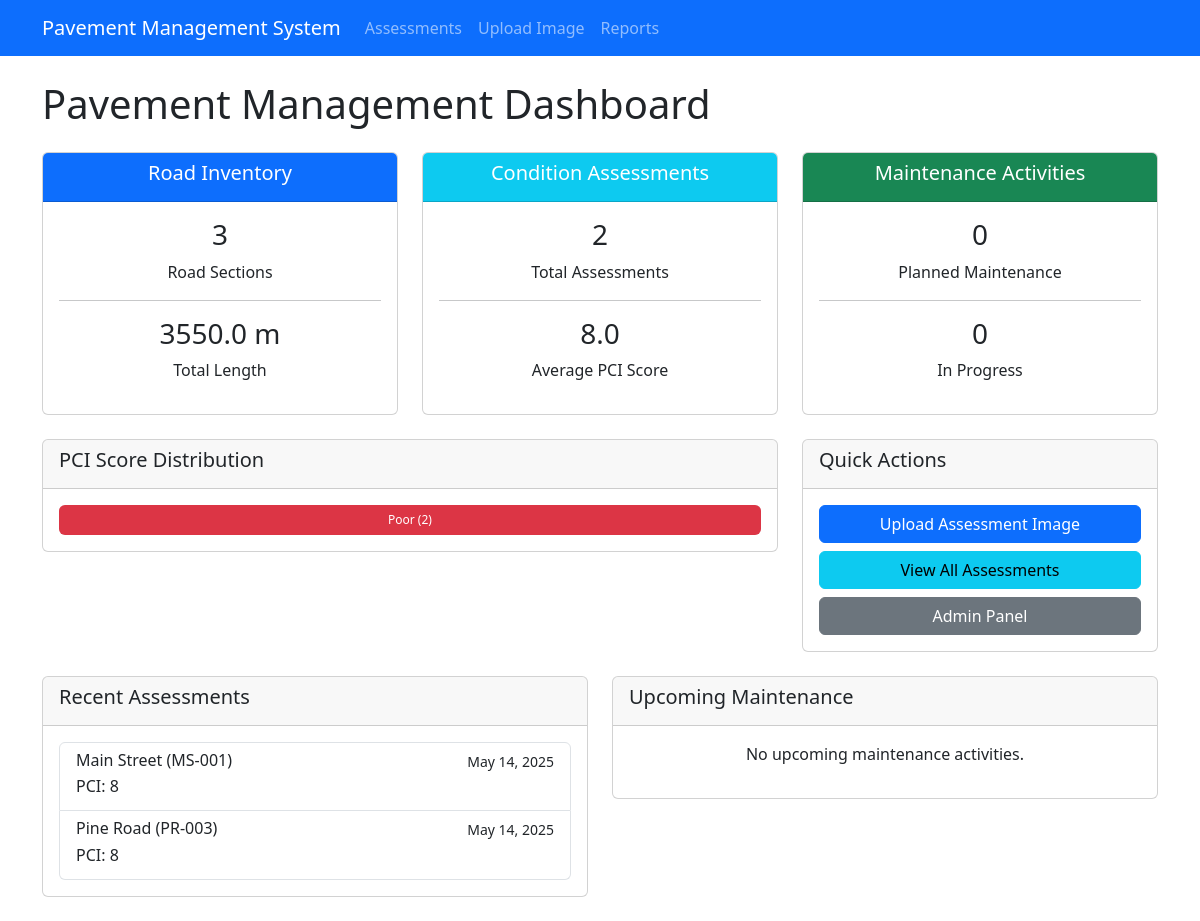
The page / on the database its author committed.
### assessments/models.py (models this page shows, shortened)
class ConditionAssessment(models.Model):
    road_section = models.ForeignKey(RoadSection, on_delete=models.CASCADE)
    assessment_date = models.DateField()
    assessment_method = models.ForeignKey(AssessmentMethod, on_delete=models.PROTECT)
    inspector = models.CharField(max_length=100, blank=True, null=True)
    pci = models.IntegerField(
        "Pavement Condition Index",
        validators=[MinValueValidator(0), MaxValueValidator(100)],
        help_text="0-100 scale where 100 is perfect condition"
    )
    rutting = models.FloatField(null=True, blank=True, help_text="Average rutting depth in mm")
    cracking_percentage = models.FloatField(
        null=True, blank=True,
        validators=[MinValueValidator(0), MaxValueValidator(100)],
        help_text="Percentage of surface with cracking"
    )
    roughness_iri = models.FloatField(
        null=True, blank=True,
        help_text="International Roughness Index (m/km)"
    )
    image_urls = models.JSONField(null=True, blank=True)
    raw_data_url = models.URLField(null=True, blank=True)
    notes = models.TextField(blank=True)
    class Meta:
        ordering = ['-assessment_date']

### inventory/models.py (models this page shows, shortened)
class RoadSection(models.Model):
    name = models.CharField(max_length=100)
    road_id = models.CharField(max_length=50, unique=True)
    length = models.FloatField(help_text="Length in meters")
    width = models.FloatField(help_text="Width in meters")
    surface_type = models.CharField(max_length=50)
    construction_date = models.DateField(null=True, blank=True)
    last_maintenance_date = models.DateField(null=True, blank=True)
    geometry_data = models.TextField(null=True, blank=True, help_text="Geometry data in GeoJSON or WKT format")
    def __str__(self):
        return f"{self.name} ({self.road_id})"

### core/views.py (the view)
# urls.py: path('', DashboardView.as_view(), name='dashboard'),
class DashboardView(TemplateView):
    template_name = 'core/dashboard.html'
    def get_context_data(self, **kwargs):
        context = super().get_context_data(**kwargs)
        context['total_roads'] = RoadSection.objects.count()
        context['total_length'] = RoadSection.objects.aggregate(total=models.Sum('length'))['total'] or 0
        context['total_assessments'] = ConditionAssessment.objects.count()
        context['avg_pci'] = ConditionAssessment.objects.aggregate(avg=models.Avg('pci'))['avg'] or 0
        context['pci_good'] = ConditionAssessment.objects.filter(pci__gte=80).count()
        context['pci_fair'] = ConditionAssessment.objects.filter(pci__gte=50, pci__lt=80).count()
        context['pci_poor'] = ConditionAssessment.objects.filter(pci__lt=50).count()
        context['planned_maintenance'] = MaintenanceActivity.objects.filter(status='planned').count()
        context['in_progress_maintenance'] = MaintenanceActivity.objects.filter(status='in_progress').count()
        context['recent_assessments'] = ConditionAssessment.objects.all()[:5]
        today = datetime.datetime.now().date()
        context['upcoming_maintenance'] = MaintenanceActivity.objects.filter(
            planned_date__gte=today,
            status__in=['planned', 'scheduled']
        ).order_by('planned_date')[:5]
        try:
            from reports.models import Report
            context['recent_reports'] = Report.objects.all()[:5]
        except ImportError:
            pass
        return context

### templates/core/dashboard.html (shortened to what this page needs)
{% extends 'base.html' %}
{% load mathfilters %}
{% block content %}
<h1>Pavement Management Dashboard</h1>
<div class="row mt-4">
    <div class="col-md-4">
        <div class="card text-center mb-4">
            <div class="card-header bg-primary text-white">
                <h5>Road Inventory</h5>
            </div>
            <div class="card-body">
                <h3>{{ total_roads }}</h3>
                <p>Road Sections</p>
                <hr>
                <h3>{{ total_length|floatformat:1 }} m</h3>
                <p>Total Length</p>
            </div>
        </div>
    </div>
    <div class="col-md-4">
        <div class="card text-center mb-4">
            <div class="card-header bg-info text-white">
                <h5>Condition Assessments</h5>
            </div>
            <div class="card-body">
                <h3>{{ total_assessments }}</h3>
                <p>Total Assessments</p>
                <hr>
                <h3>{{ avg_pci|floatformat:1 }}</h3>
                <p>Average PCI Score</p>
            </div>
        </div>
    </div>
    <div class="col-md-4">
        <div class="card text-center mb-4">
            <div class="card-header bg-success text-white">
                <h5>Maintenance Activities</h5>
            </div>
            <div class="card-body">
                <h3>{{ planned_maintenance }}</h3>
                <p>Planned Maintenance</p>
                <hr>
                <h3>{{ in_progress_maintenance }}</h3>
                <p>In Progress</p>
            </div>
        </div>
    </div>
</div>
<div class="row">
    <div class="col-md-8">
        <div class="card mb-4">
            <div class="card-header">
                <h5>PCI Score Distribution</h5>
            </div>
            <div class="card-body">
                <div class="progress" style="height: 30px;">
                    {% with total=pci_good|add:pci_fair|add:pci_poor %}
                    {% if total > 0 %}
                    <div class="progress-bar bg-danger" style="width: {% widthratio pci_poor total 100 %}%">
                        Poor ({{ pci_poor }})
                    </div>
                    {% else %}
                    <div class="progress-bar bg-secondary" style="width: 100%">
                        No data available
                    </div>
                    {% endif %}
                    {% endwith %}
                </div>
            </div>
        </div>
    </div>
    <div class="col-md-4">
        <div class="card mb-4">
            <div class="card-header">
                <h5>Quick Actions</h5>
            </div>
            <div class="card-body">
                <div class="d-grid gap-2">
                    <a href="{% url 'analyze-image' %}" class="btn btn-primary">Upload Assessment Image</a>
                    <a href="{% url 'assessment-list' %}" class="btn btn-info">View All Assessments</a>
                    <a href="/admin/" class="btn btn-secondary">Admin Panel</a>
                </div>
            </div>
        </div>
    </div>
</div>
<div class="row">
    <div class="col-md-6">
        <div class="card mb-4">
            <div class="card-header">
                <h5>Recent Assessments</h5>
            </div>
            <div class="card-body">
                {% if recent_assessments %}
                <div class="list-group">
                    {% for assessment in recent_assessments %}
                    <a href="{% url 'assessment-detail' assessment.id %}" class="list-group-item list-group-item-action">
                        <div class="d-flex w-100 justify-content-between">
                            <h6 class="mb-1">{{ assessment.road_section }}</h6>
                            <small>{{ assessment.assessment_date }}</small>
                        </div>
                        <p class="mb-1">PCI: {{ assessment.pci }}</p>
                    </a>
                    {% endfor %}
                </div>
                {% else %}
                <p class="text-center">No assessments found.</p>
                {% endif %}
            </div>
        </div>
    </div>
    <div class="col-md-6">
        <div class="card mb-4">
            <div class="card-header">
                <h5>Upcoming Maintenance</h5>
            </div>
            <div class="card-body">
                {% if upcoming_maintenance %}
                <div class="list-group">
                    {% for maintenance in upcoming_maintenance %}
                    <div class="list-group-item">
                        <div class="d-flex w-100 justify-content-between">
                            <h6 class="mb-1">{{ maintenance.road_section }}</h6>
                            <small>{{ maintenance.planned_date }}</small>
                        </div>
                        <p class="mb-1">{{ maintenance.maintenance_type }}</p>
                        <small class="text-muted">
                            Status: {{ maintenance.get_status_display }}
                        </small>
                    </div>
                    {% endfor %}
                </div>
                {% else %}
                <p class="text-center">No upcoming maintenance activities.</p>
                {% endif %}
            </div>
        </div>
    </div>
</div>
{% endblock %}

### rows shown on the page
ConditionAssessment: road_section "Main Street (MS-001)", assessment_date "May 14, 2025", pci "8"
ConditionAssessment: road_section "Pine Road (PR-003)", assessment_date "May 14, 2025", pci "8"

### other values the page prints
{{ total_roads }} "3"
{{ total_length|floatformat:1 }} "3550.0"
{{ total_assessments }} "2"
{{ avg_pci|floatformat:1 }} "8.0"
{{ planned_maintenance }} "0"
{{ in_progress_maintenance }} "0"
{{ pci_poor }} "2"
